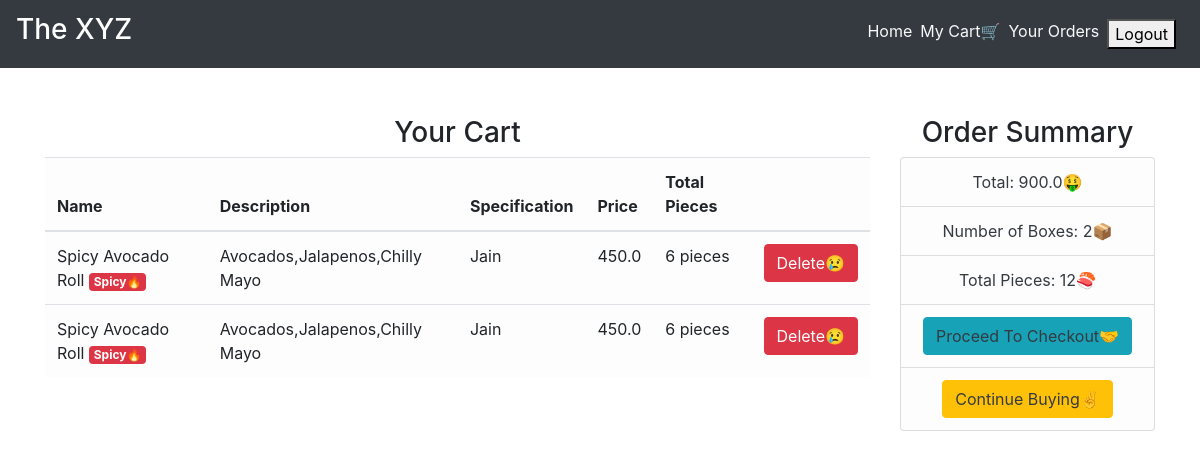
The app's page /cart/ (signed in), older data.
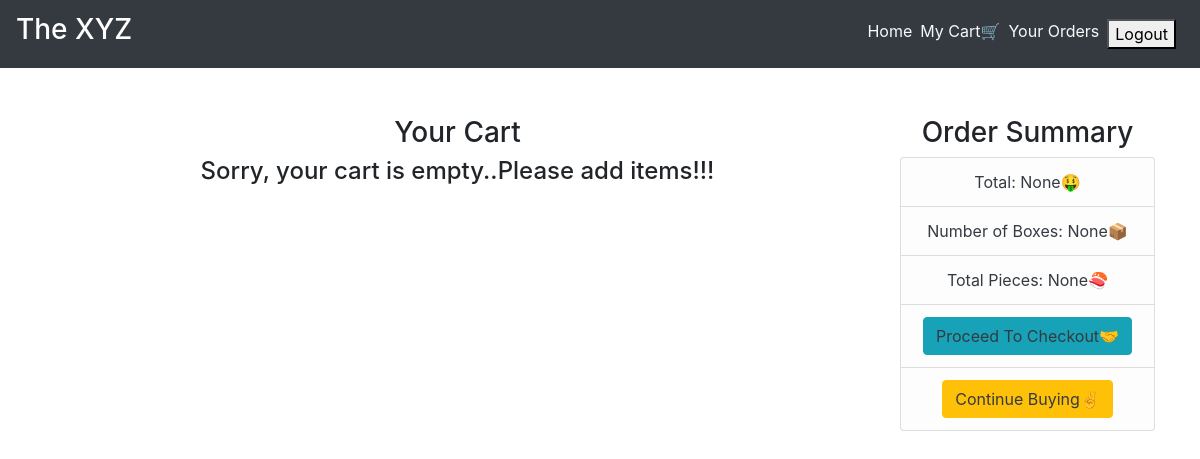
The same page, newer data.
### main/models.py (models this page shows, shortened)
class CartItems(models.Model):
    ORDER_STATUS = (
        ('Active', 'Active'),
        ('Delivered', 'Delivered')
    )
    user = models.ForeignKey(User, on_delete=models.CASCADE)
    item = models.ForeignKey(Item, on_delete=models.CASCADE)
    ordered = models.BooleanField(default=False)
    quantity = models.IntegerField(default=1)
    ordered_date = models.DateField(default=timezone.now)
    status = models.CharField(max_length=20, choices=ORDER_STATUS, default='Active')
    delivery_date = models.DateField(default=timezone.now)
    class Meta:
        verbose_name = 'Cart Item'
        verbose_name_plural = 'Cart Items'

class Item(models.Model):
    LABELS = (
        ('BestSeller', 'BestSeller'),
        ('New', 'New'),
        ('Spicy🔥', 'Spicy🔥'),
    )
    LABEL_COLOUR = (
        ('danger', 'danger'),
        ('success', 'success'),
        ('primary', 'primary'),
        ('info', 'info')
    )
    title = models.CharField(max_length=150)
    description = models.CharField(max_length=250,blank=True)
    price = models.FloatField()
    pieces = models.IntegerField(default=6)
    instructions = models.CharField(max_length=250,default="Jain Option Available")
    image = models.ImageField(default='default.png', upload_to='images/')
    labels = models.CharField(max_length=25, choices=LABELS, blank=True)
    label_colour = models.CharField(max_length=15, choices=LABEL_COLOUR, blank=True)
    slug = models.SlugField(default="sushi_name")
    created_by = models.ForeignKey(User, on_delete=models.CASCADE)

### main/views.py (the view)
# urls.py: path('cart/', views.get_cart_items, name='cart'),
@login_required
def get_cart_items(request):
    cart_items = CartItems.objects.filter(user=request.user,ordered=False)
    bill = cart_items.aggregate(Sum('item__price'))
    number = cart_items.aggregate(Sum('quantity'))
    pieces = cart_items.aggregate(Sum('item__pieces'))
    total = bill.get("item__price__sum")
    count = number.get("quantity__sum")
    total_pieces = pieces.get("item__pieces__sum")
    context = {
        'cart_items':cart_items,
        'total': total,
        'count': count,
        'total_pieces': total_pieces
    }
    return render(request, 'main/cart.html', context)

### main/templatetags/get_group.py (called while the page is built)
@register.filter(name='has_group')
def has_group(user, group_name):
    return user.groups.filter(name=group_name).exists()

### main/templates/main/cart.html
{% extends "main/layout.html" %}
{% block content %}
<div class="cart">
    <div class="container">
        <div class="row">
            <div class="col-sm-9 mt-5">
                <h3 class="text-center">Your Cart</h3>
                {% if cart_items %}
                <div class="table-responsive">
                    <table class="table table-light">
                        <thead>
                        <tr>
                            <th scope="col">Name</th>
                            <th scope="col">Description</th>
                            <th scope="col">Specification</th>
                            <th scope="col">Price</th>
                            <th scope="col">Total Pieces</th>
                            <th scope="col"></th>
                        </tr>
                        </thead>
                        <tbody>
                            {% for cart in cart_items %}
                        <tr>
                            <td>{{ cart.item.title }} <span class="badge badge-{{ cart.item.label_colour }}">{{ cart.item.labels }}</span></td>
                            <td>{{ cart.item.description }}</td>
                            <td>{{ cart.item.instructions }}</td>
                            <td>{{ cart.item.price }}</td>
                            <td>{{ cart.item.pieces }} pieces</td>
                            <td><a class="btn btn-danger" href="{% url 'main:remove-from-cart' cart.id %}">Delete😢</a></td>
                        </tr>
                            {% endfor %}
                        </tbody>
                    </table>
                </div>
                {% else %}
                <h4 class="text-center">Sorry, your cart is empty..Please add items!!!</h4>
                {% endif %}
            </div>
            <div class="col-sm-3 mt-5 mb-3">
                <div class="content-section">
                    <h3 class="text-center">Order Summary</h3>
                      <ul class="list-group">
                        <li class="list-group-item list-group-item-light text-center text-dark">Total: {{ total }}🤑</li>
                        <li class="list-group-item list-group-item-light text-center text-dark">Number of Boxes: {{ count }}📦</li>
                        <li class="list-group-item list-group-item-light text-center text-dark">Total Pieces: {{ total_pieces }}🍣</li>
                        <li class="list-group-item list-group-item-light text-center text-dark"><a class="btn btn-info text-dark" href="{% url 'main:ordered' %}">Proceed To Checkout🤝</a></li>
                        <li class="list-group-item list-group-item-light text-center"><a class="btn btn-warning text-dark" href="/">Continue Buying✌️</a></li>
                      </ul>
                </div>
            </div>
        </div>
    </div>
</div>
{% endblock content %}

Row changes from the older to the newer data that the page shows:
no longer on this page (row edited): CartItems: item "Spicy Avocado Roll", item.labels "Spicy🔥", item.description "Avocados,Jalapenos,Chilly Mayo", item.instructions "Jain", item.price "450.0", item.pieces "6"
no longer on this page (row edited): CartItems: item "Spicy Avocado Roll", item.labels "Spicy🔥", item.description "Avocados,Jalapenos,Chilly Mayo", item.instructions "Jain", item.price "450.0", item.pieces "6"
Text that changed along with them:
{{ total }}: "900.0" → "None"
{{ count }}: "2" → "None"
{{ total_pieces }}: "12" → "None"
text no longer shown: "Name Description Specification Price Total Pieces"
text now shown: "Sorry, your cart is empty..Please add items!!!"
